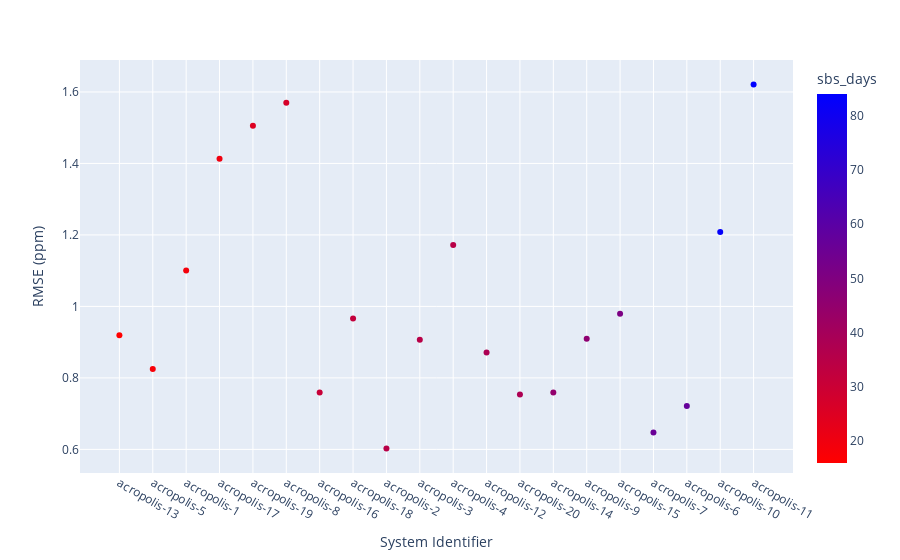

The notebook cell saved with this chart:
### Code cell
fig = px.scatter(df_plot, x="sys_name_short", y="rmse_full_deployment", color = "sbs_days", color_continuous_scale=px.colors.sequential.Bluered_r)
fig.update_layout(
    yaxis_title='RMSE (ppm)',
    xaxis_title='System Identifier',
    title='',
)
fig.show()

### Figure 1 — Plotly figure (JSON) as saved in the notebook; plotly's stock layout.template omitted (floating-point values rounded to 4 significant figures)
{"data": [{"hovertemplate": "sys_name_short=%{x}<br>rmse_full_deployment=%{y}<br>sbs_days=%{marker.color}<extra></extra>", "legendgroup": "", "marker": {"color": [16, 18, 19, 20, 25, 27, 31, 32, 35, 35, 35, 38, 38, 45, 46, 51, 56, 57, 83, 84], "coloraxis": "coloraxis", "symbol": "circle"}, "mode": "markers", "name": "", "orientation": "v", "showlegend": false, "type": "scatter", "x": ["acropolis-13", "acropolis-5", "acropolis-1", "acropolis-17", "acropolis-19", "acropolis-8", "acropolis-16", "acropolis-18", "acropolis-2", "acropolis-3", "acropolis-4", "acropolis-12", "acropolis-20", "acropolis-14", "acropolis-9", "acropolis-15", "acropolis-7", "acropolis-6", "acropolis-10", "acropolis-11"], "xaxis": "x", "y": [0.919, 0.8249, 1.1, 1.413, 1.506, 1.57, 0.7591, 0.9661, 0.6022, 0.9067, 1.172, 0.8708, 0.7534, 0.7594, 0.9097, 0.9795, 0.6473, 0.7211, 1.208, 1.621], "yaxis": "y"}], "layout": {"coloraxis": {"colorbar": {"title": {"text": "sbs_days"}}, "colorscale": [[0, "rgb(255,0,0)"], [1, "rgb(0,0,255)"]]}, "legend": {"tracegroupgap": 0}, "margin": {"t": 60}, "title": {"text": ""}, "xaxis": {"anchor": "y", "domain": [0, 1], "title": {"text": "System Identifier"}}, "yaxis": {"anchor": "x", "domain": [0, 1], "title": {"text": "RMSE (ppm)"}}}}
